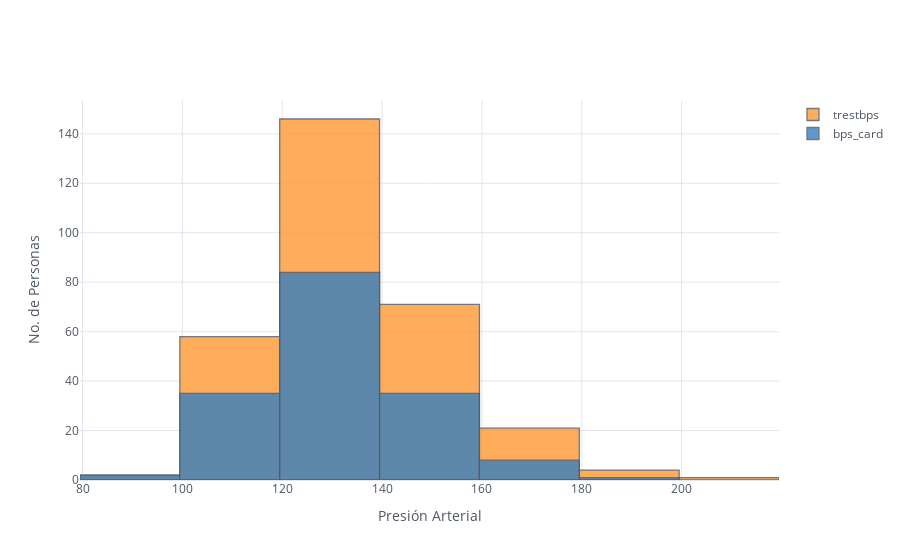

The cell this chart's notebook holds for it:
### Code cell
# Vamos a repetir el proceso para obtener los conteos, sin embargo ahora dado que queremos hacerlo
# a partir de histogramas, solo vamos a dividir el conjunto de datos en dos:

# Agregamos al conjunto de datos una nueva columna, con solo aquellas personas con efermedad cardiaca

heart['bps_card'] = heart[heart['target'] == 1]['trestbps']

heart[["trestbps","bps_card"]].iplot(kind="histogram", bins=6,
         xTitle='Presión Arterial', yTitle='No. de Personas')

### Figure 1 — Plotly figure (JSON) as saved in the notebook; plotly's stock layout.template omitted (floating-point values rounded to 4 significant figures; data arrays with more than 128 entries replaced by an {"elided": "..."} marker saying what was removed)
{"data": [{"histfunc": "count", "histnorm": "", "marker": {"color": "rgba(255, 153, 51, 1.0)", "line": {"color": "#4D5663", "width": 1.3}}, "name": "trestbps", "nbinsx": 6, "opacity": 0.8, "orientation": "v", "type": "histogram", "x": {"elided": "303 int values"}}, {"histfunc": "count", "histnorm": "", "marker": {"color": "rgba(55, 128, 191, 1.0)", "line": {"color": "#4D5663", "width": 1.3}}, "name": "bps_card", "nbinsx": 6, "opacity": 0.8, "orientation": "v", "type": "histogram", "x": {"elided": "303 int values"}}], "layout": {"barmode": "overlay", "legend": {"bgcolor": "#FFFFFF", "font": {"color": "#4D5663"}}, "paper_bgcolor": "#FFFFFF", "plot_bgcolor": "#FFFFFF", "title": {"font": {"color": "#4D5663"}}, "xaxis": {"gridcolor": "#E1E5ED", "showgrid": true, "tickfont": {"color": "#4D5663"}, "title": {"font": {"color": "#4D5663"}, "text": "Presión Arterial"}, "zerolinecolor": "#E1E5ED"}, "yaxis": {"gridcolor": "#E1E5ED", "showgrid": true, "tickfont": {"color": "#4D5663"}, "title": {"font": {"color": "#4D5663"}, "text": "No. de Personas"}, "zerolinecolor": "#E1E5ED"}}}
